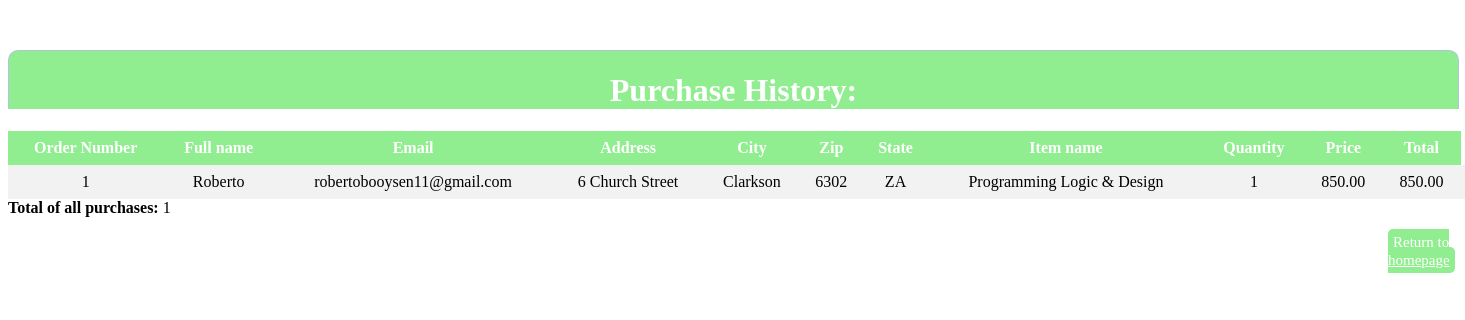
The app's page /ViewPurchase.php with its own data.
### tables this page shows
CREATE TABLE `tblorder` (
  `orderNumber` int(11) NOT NULL,
  `fullName` varchar(100) NOT NULL,
  `email` varchar(100) NOT NULL,
  `address` varchar(100) NOT NULL,
  `city` varchar(100) NOT NULL,
  `zip` int(10) NOT NULL,
  `state` varchar(100) NOT NULL,
  `itemName` varchar(100) NOT NULL,
  `quantity` int(10) NOT NULL,
  `price` double(10,2) NOT NULL,
  `total` double(10,2) NOT NULL
);

### ViewPurchase.php (the view, shortened to what this page needs)
<!DOCTYPE html>
<html>
<head>
</head>
<div class="header">
    <h1>Purchase History:</h1>
</div>
<body>
<?php
include_once ('DBConn.php');
$sql = "SELECT orderNumber, fullName , email,address,city,zip,state, itemName, quantity, price,total FROM tblOrder";
$result = $conn->query($sql);
if ($result->num_rows > 0) {
    $query = "SELECT orderNumber, fullName , email,address,city,zip,state, itemName, quantity, price,total FROM tblOrder";
    $result = $conn->query($query);
    echo "<table><tr><th>Order Number</th><th>Full name</th><th>Email</th><th>Address</th><th>City</th><th>Zip</th>
                     <th>State</th><th>Item name</th><th>Quantity</th><th>Price</th><th>Total</th></tr>";
    while($row = $result->fetch_assoc()) {
        echo "<tr><td>" . $row["orderNumber"]."</td><td>" . $row["fullName"]."</td><td> "    . $row["email"].     " </td><td>" . $row["address"]."</td><td> "
            . $row["city"]."</td><td> "        . $row["zip"]."</td><td> "        . $row["state"]."</td><td> "
            . $row["itemName"]."</td><td> "    . $row["quantity"]." </td><td>"   . $row["price"]."</td><td> " . $row["total"]."</td><td> " ;
    }
    echo "</table>";
} else {
    echo "0 results";
}
$sql = "SELECT count(*) FROM tblOrder ";
$result = $conn->query($sql);
while($row = mysqli_fetch_array($result)) {
    echo "<strong>Total of all purchases: </strong> ". $row['count(*)'];
    echo "<br />";
}
?>
<p style="padding-left: 1380px">
    <a onclick="clearCart()" href="Home.php" class="btn" style="padding: 5px">Return to homepage </a>
</p>
</body>
</html>

### ViewPurchase.php (style rules this page uses)
table { border-collapse: collapse; width: 101.69%; }
th, td { text-align: center; padding: 8px; }
tr:nth-child(even) { background-color: #f2f2f2 }
th { background-color: #90EE90FF; color: white; }
.btn { padding: 5px 12px; font-size: 15px; color: white; background: #90EE90FF; border: none; border-radius: 5px; }
.header { width: 100%; margin: 50px auto 0px; color: white; background: #90EE90FF; text-align: center; border: 1px solid #B0C4DE; border-bottom: none; border-radius: 10px 10px 0px 0px; }

### records on screen
tblorder: orderNumber "1", fullName "Roberto", email "robertobooysen11@gmail.com", address "6 Church Street", city "Clarkson", zip "6302", state "ZA", itemName "Programming Logic & Design", quantity "1", price "850.00", total "850.00"

### other values on screen
$row['count(*)'] "1"
